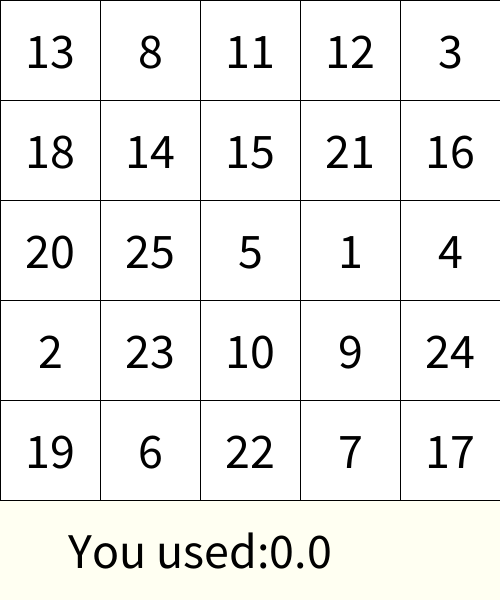
Frame 1 (no input)
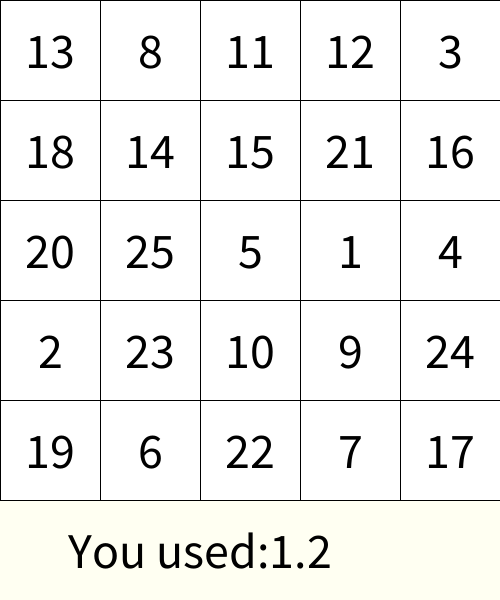
Frame 60 (the mouse pressed at the canvas centre just before this capture)
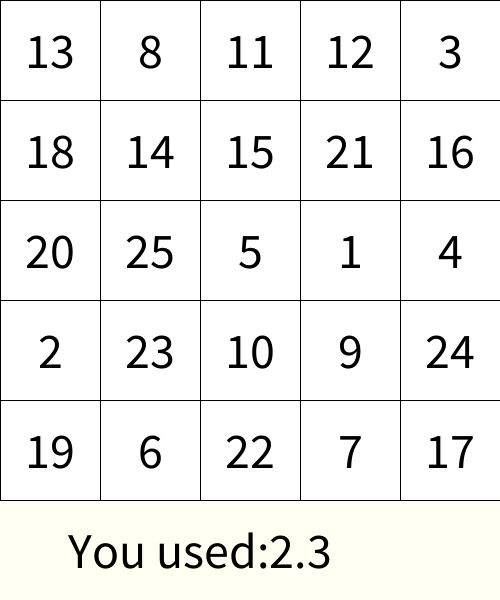
Frame 120 (the mouse held since frame 60 and released just before this capture)

The Processing sketch that drew these frames (run headless with seeded random() and noise(); from frame 60 on, the mouse is pressed at the canvas centre):

// Processing sketch: week06_9_schulte_table09_mousePressed_crash_if_protect_shuffle_
// ── week06_9_schulte_table09_mousePressed_crash_if_protect_shuffle_.pde
//week06_9_schulte_table09_mousePressed_crash_if_protect_shuffle_random
//int[] used =new int[26];
int[][] table = new int[5][5];
void setup(){
  size(500,600);
  textSize(50);
  textAlign(CENTER,CENTER);
  int[]numbers={1,2,3,4,5,6,7,8,9,10,11,12,13,14,15,16,17,18,19,20,21,22,23,24,25};
  for(int i=numbers.length-1;i>0;i--){
    int j=int(random(i+1));
    int temp=numbers[i];
    numbers[i]=numbers[j];
    numbers[j]=temp;
  }
  int index=0;
  for(int i=0;i<5;i++){
    for(int j=0;j<5;j++){
      table[i][j]=numbers[index++];
      //int now =int(random(1,26));
      // while(used[now]==1) now = int(random(1,26));
      //table[i][j] = now;
      //used[now] = 1;
    }
  }
  starT=millis();
}
int starT = 0;
int [][] pressed = new int[5][5];
void draw(){
  background(#FFFFF2);
  for(int i=0;i<5;i++){
    for(int j=0;j<5;j++){
      if(pressed[i][j]==1)fill(128);
      else fill(255);
      rect(j*100,i*100,100,100);
      fill(0);text(""+table[i][j],50+j*100,50+i*100);
    }
  }
  text("You used:"+nf((millis()-starT)/1000.0,0,1),200,550);
}
int want = 1;
void mousePressed(){
  int i=mouseY/100, j = mouseX/100;
  if(table[i][j]==want){
  pressed[i][j]=1;
  want++;
 }
}
